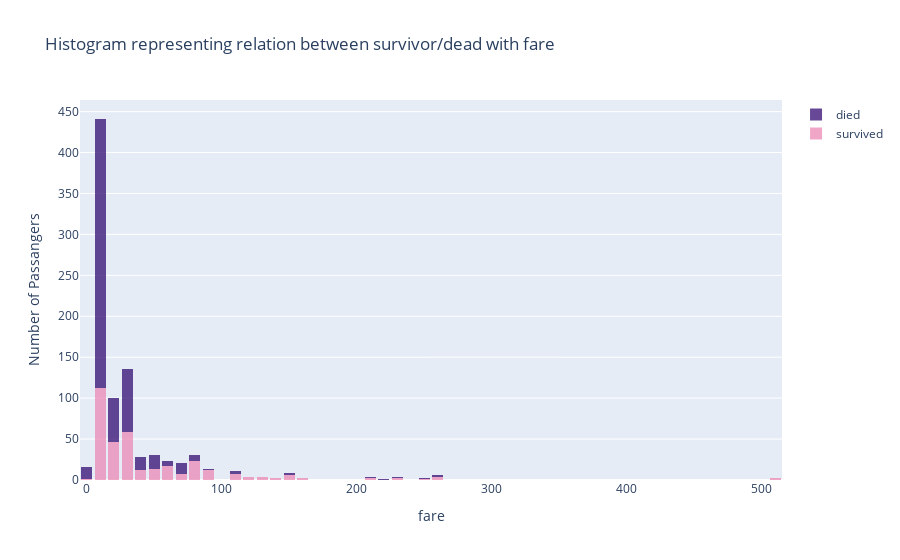

Here is the notebook cell this chart was saved with:
### Code cell
# survival by fare
fig_hist = go.Figure()
fig_hist.add_trace(go.Histogram(x=df[df['survived']==1]['fare'], name='survived', marker_color='#EB89B5', opacity=0.75))
fig_hist.add_trace(go.Histogram(x=df[df['died']==1]['fare'], name='died', marker_color='#330C73', opacity=0.75))
fig_hist.update_layout(barmode='stack', title_text='Histogram representing relation between survivor/dead with fare',
                       xaxis_title_text='fare', yaxis_title_text='Number of Passangers', bargap=0.2)
fig_hist.show()

### Figure 1 — Plotly figure (JSON) as saved in the notebook; plotly's stock layout.template omitted (floating-point values rounded to 4 significant figures; data arrays with more than 128 entries replaced by an {"elided": "..."} marker saying what was removed)
{"data": [{"marker": {"color": "#EB89B5"}, "name": "survived", "opacity": 0.75, "type": "histogram", "x": {"elided": "342 float values"}}, {"marker": {"color": "#330C73"}, "name": "died", "opacity": 0.75, "type": "histogram", "x": {"elided": "549 float values"}}], "layout": {"bargap": 0.2, "barmode": "stack", "title": {"text": "Histogram representing relation between survivor/dead with fare"}, "xaxis": {"title": {"text": "fare"}}, "yaxis": {"title": {"text": "Number of Passangers"}}}}
